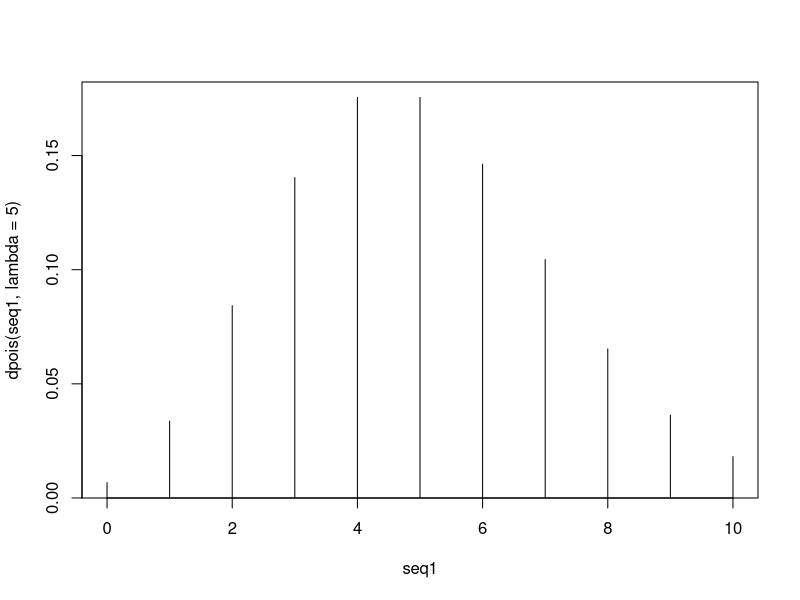
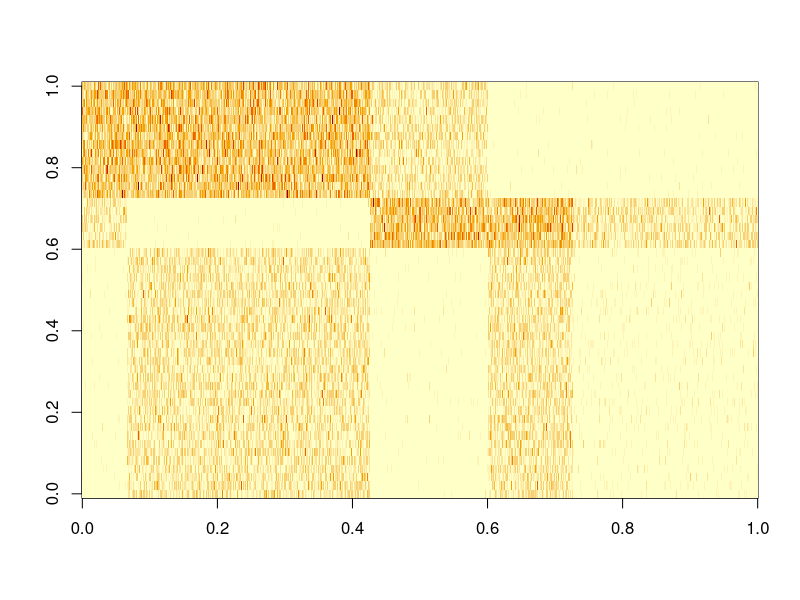

Write the R code that produced these figures, in order. (Note: this script raises an error after producing the figures.)
rm(list=ls(all=TRUE))
set.seed(3)

ngroup.loc=5
ngroup.spp=3

#get parameters
tmp=runif(ngroup.loc)
theta.true=theta=tmp/sum(tmp)
tmp=runif(ngroup.spp)
phi.true=phi=tmp/sum(tmp)

set.seed(4)
psi=matrix(c(0.05,0.5,0.95,
             0.5,0.05,0.95,
             0.05,0.95,0.5,
             0.5,0.95,0.05,
             0.1,0.5,0.05),ngroup.loc,ngroup.spp,byrow=T)
psi.true=psi

#get latent variables
nloc=1000
tmp=rmultinom(1,size=nloc,prob=theta)
tmp1=rep(1:ngroup.loc,times=tmp)
z.true=z=tmp1 #if not scrambled
# z=sample(tmp1,nind); 

nspp=50
tmp=rmultinom(1,size=nspp,prob=phi)
tmp1=rep(1:ngroup.spp,times=tmp)
w.true=w=tmp1 #if not scrambled
# w=sample(tmp1,nquest)

#generate data
seq1=0:10
plot(seq1,dpois(seq1,lambda=5),type='h')
y=n=matrix(NA,nloc,nspp)
for (i in 1:nloc){
  for (j in 1:nspp){
    n[i,j]=rpois(1,5)
    y[i,j]=rbinom(1,size=n[i,j],prob=psi[z[i],w[j]])    
  }
}
image(y)

setwd('U:\\GIT_models\\git_pharma_sbm')
write.csv(y,'sim y.csv',row.names=F)
write.csv(n,'sim n.csv',row.names=F)
